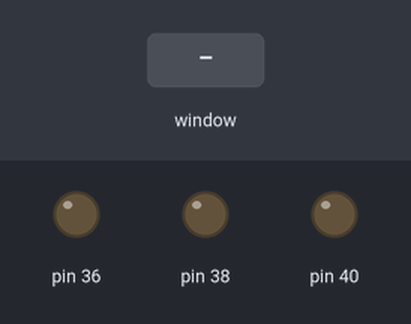
The program below on a simulated Raspberry Pi (header pin numbers). On the bench: output pins drawn as LEDs (lit = HIGH). Inputs (shaded band) come from the test bench. The desktop window is not drawn, its controls go by their first labels and the mouse button is held 0.15 s. At 5.8 s the program stops and its outputs stay as they are.

Above: at 1.2 s.
1.3 s: control labelled "Red Led Toggle" in the window clicked
At 2.0 s:
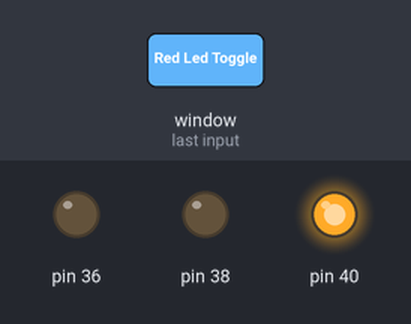
2.8 s: control labelled "Yellow Led Toggle" in the window clicked
At 3.1 s:
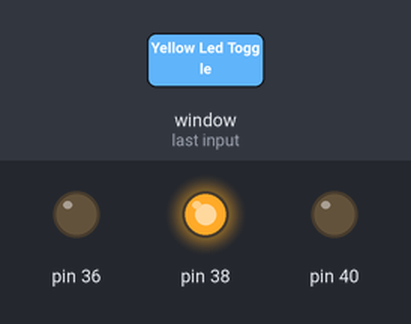
4.3 s: control labelled "Green Led Toggle" in the window clicked
At 5.5 s:
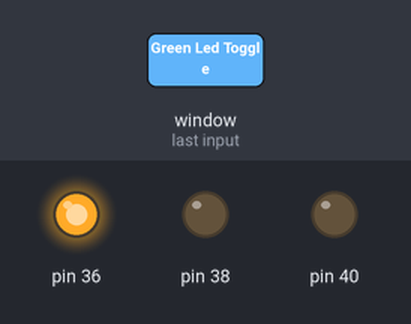
5.8 s: control labelled "Exit" in the window clicked
At 6.6 s:
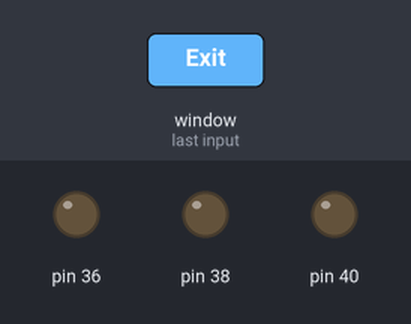
Timing chart, 0 to 7.3 s (numbered marks = the images above; inputs shaded):
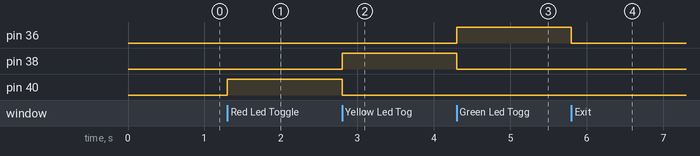

Measured:
- after the input at 1.3 s, pin 40: LOW → HIGH at once
- after the input at 2.8 s, pin 38: LOW → HIGH at once; pin 40: HIGH → LOW at once
- after the input at 4.3 s, pin 36: LOW → HIGH at once; pin 38: HIGH → LOW at once
- after the input at 5.8 s, pin 36: HIGH → LOW at once

The program:

guiled.py
```python
from tkinter import *
import tkinter.font
import RPi.GPIO as GPIO
GPIO.setmode(GPIO.BOARD)
GPIO.setup(40, GPIO.OUT)
GPIO.setup(38, GPIO.OUT)
GPIO.setup(36, GPIO.OUT)

#GUI DEFINITIONS
root = Tk()
root.title("LED Toggler")

var=IntVar()


##EVENT FUNCTIONS


def REDledtoggle():
	GPIO.output(40, GPIO.HIGH)	# Turn on red
	GPIO.output(38, GPIO.LOW)	# Turn off yellow
	GPIO.output(36, GPIO.LOW)	# Turn off green

def YELLOWledtoggle():
	GPIO.output(40, GPIO.LOW)	# Turn off red
	GPIO.output(38, GPIO.HIGH)	# Turn on yellow
	GPIO.output(36, GPIO.LOW)	# Turn off green

def GREENledtoggle():
	GPIO.output(40, GPIO.LOW)	# Turn off red
	GPIO.output(38, GPIO.LOW)	# Turn off yellow
	GPIO.output(36, GPIO.HIGH)	# Turn on green


def close():
	GPIO.cleanup()
	root.destroy()


##WIDGETS##
R1=Radiobutton(root,text="Red Led Toggle",variable=var,value=1,command=REDledtoggle, bg='red')
R1.pack();

R2=Radiobutton(root,text="Yellow Led Toggle",variable=var,value=2,command=YELLOWledtoggle, bg='yellow')
R2.pack()

R3=Radiobutton(root,text="Green Led Toggle",variable=var,value=3,command=GREENledtoggle, bg='green')
R3.pack()

exitbutton=Button(root, text='Exit',command=close, bg='blue')
exitbutton.pack()

root.protocol("WM_DELETE_WINDOW", close) #exit cleanly

root.mainloop()
```
